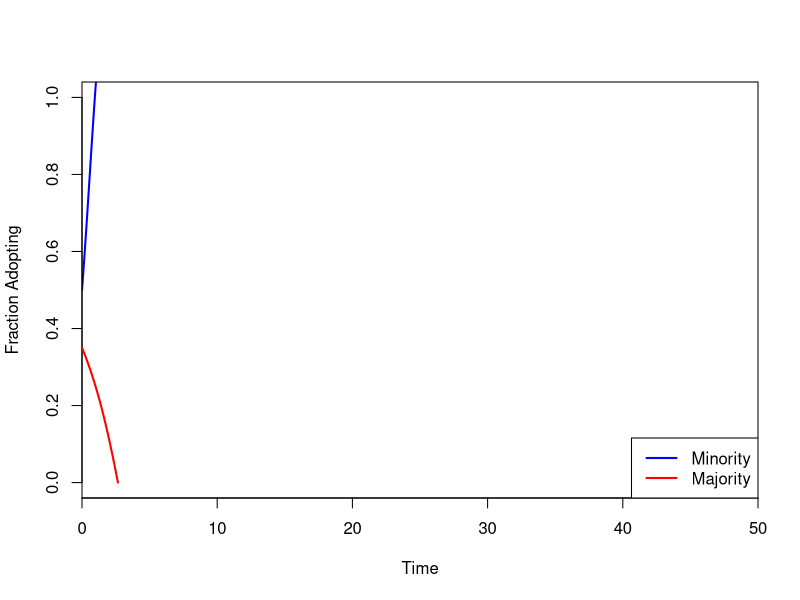

This chart was generated by the following R code:
# #
# Conformity simple contagion with selection compartment model. 

# Four compartments: 2 groups in columns (group idxs 1 and 2) x 2 traits in columns
# (indexed by a and A), where a is the adaptive trait. 
# 
# Compartment matrix linearized by row,
# i.e. 
#     G1         G2
#    -------------------
#  a  comp[1]   comp[2]
#  A  comp[3]   comp[4]
#
# Birth and death rates within groups sum to zero based on fitness value of 
# traits, i.e., birth[1, 1] + birth[1, 3] + death[1, 1] + death[1, 3], where
#
# birth[1, 1] = f(a) / (f(a) + f(A)) 
# death[1, 1] = - (1 - birth[1, 1]) = birth[1, 2]
# birth[1, 2] = f(A) / (f(a) + f(A)) 
# death[1, 2] = - (1 - birth[1, 1]) = birth[1, 2]
#
# and the same equations for the second row of the compartment matrix.
# This conserves group population (can be relaxed in future iterations).
# 
# Adapted from Morris (1991) https://doi.org/10.1016/0025-5564(91)90014-A
#
library(deSolve)


# Transmission probability matrix, currently representing
# perfect teaching, which is always successful.
tau <- matrix( c(1.0, 1.0, 1.0, 1.0), nr=2, nc=2, byrow=TRUE)

# Homophily matrix determines frequency of groups interacting.
h = matrix( c(0.8, 0.1, 0.1, 0.8), nr = 2, nc = 2, byrow = TRUE)
print(h)

# Set fitness values and calculate birth/death rates.
f_a = 2.0
f_A = 1.0
denom = f_a + f_A
M = 0.000001
birth_a = M * (f_a / denom)
death_a = M * (birth_a - 1)
birth_A = M * (1 - birth_a)
death_A = M * (birth_A - 1)
print(death_A)
print(birth_a)

conformity_simple_contagion <- function(t, comp, parms){
  with(as.list(c(comp)),{
    dcomp1 <- comp[1] * (
                (h[1, 1] * (1 - (comp[1] - comp[3]))) +
                (h[1, 2] * (1 - (comp[2] - comp[4]))) #+ birth_a + death_a
              )
    dcomp2 <- comp[2] * (
                (h[2, 2] * (comp[2] - comp[4])) +
                (h[2, 1] * (comp[1] - comp[3])) #+ birth_a + death_a
              )
    dcomp3 <- comp[3] * (
                (h[1, 1] * (comp[3] - comp[1])) +
                (h[1, 2] * (comp[4] - comp[2])) #+ birth_A + death_A
              )
    dcomp4 <- comp[4] * (
                (h[2, 2] * (comp[4] - comp[2])) +
                (h[2, 1] * (comp[3] - comp[1])) #+ birth_A + death_A
              )

    res <- c(dcomp1,dcomp2,dcomp3,dcomp4)

    list(res)
  })
}

# Init time vector with 50 time steps in 0.1 intervals, making 500 total steps.
times <- seq(0, 50, 0.1)

# Define initial conditions.
# comp_IC <- c(0.05, 0.0, 0.2, 0.75)
comp_IC <- c(0.5, 0.35, 0.5, 0.65)
# Must pass params to lsoda? Hack bc that seems to be the case.
parms <- c()
model.out <- as.data.frame(lsoda(comp_IC, times, conformity_simple_contagion, parms))
names(model.out) <- c("time", "n_1(a)", "n_2(a)", "n_1(A)", "n_2(A)")

plot(model.out[,"time"], 
     model.out[,"n_1(a)"]/(comp_IC[1] + comp_IC[3]), 
     type="l", lwd=2, col="blue", 
     xaxs="i", xlim=c(0,50), ylim=c(0,1),
     xlab="Time", ylab="Fraction Adopting")

lines(model.out[,"time"], 
      model.out[,"n_2(a)"]/(comp_IC[2] + comp_IC[4]), 
      type="l", lwd=2, col="red")
legend("bottomright", c("Minority","Majority"), col=c("blue","red"),lwd=2)

## not very interesting
# plot(model.out[,2],model.out[,3], type="l")

##############################################################
## majority starts
# x0 <- c(0.25, 0.7, 0.0, 0.05)
# model.out1 <- as.data.frame(lsoda(x0,times,sis2,parms))
# names(model.out1) <- c("time", "S1", "S2", "I1", "I2")

# plot(model.out1[,"time"], model.out1[,"I1"]/x0[1], type="l", lwd=2, col="blue", 
#      xaxs="i", xlim=c(0,50), ylim=c(0,1),
#      xlab="Time", ylab="Fraction Adopting")
# lines(model.out1[,"time"], model.out1[,"I2"]/x0[2], type="l", lwd=2, col="red")
# legend("bottomright", c("Minority","Majority"), col=c("blue","red"),lwd=2)

# ## when minority starts -> 100% adoption; when majority starts, it has higher adoption, but <100%
